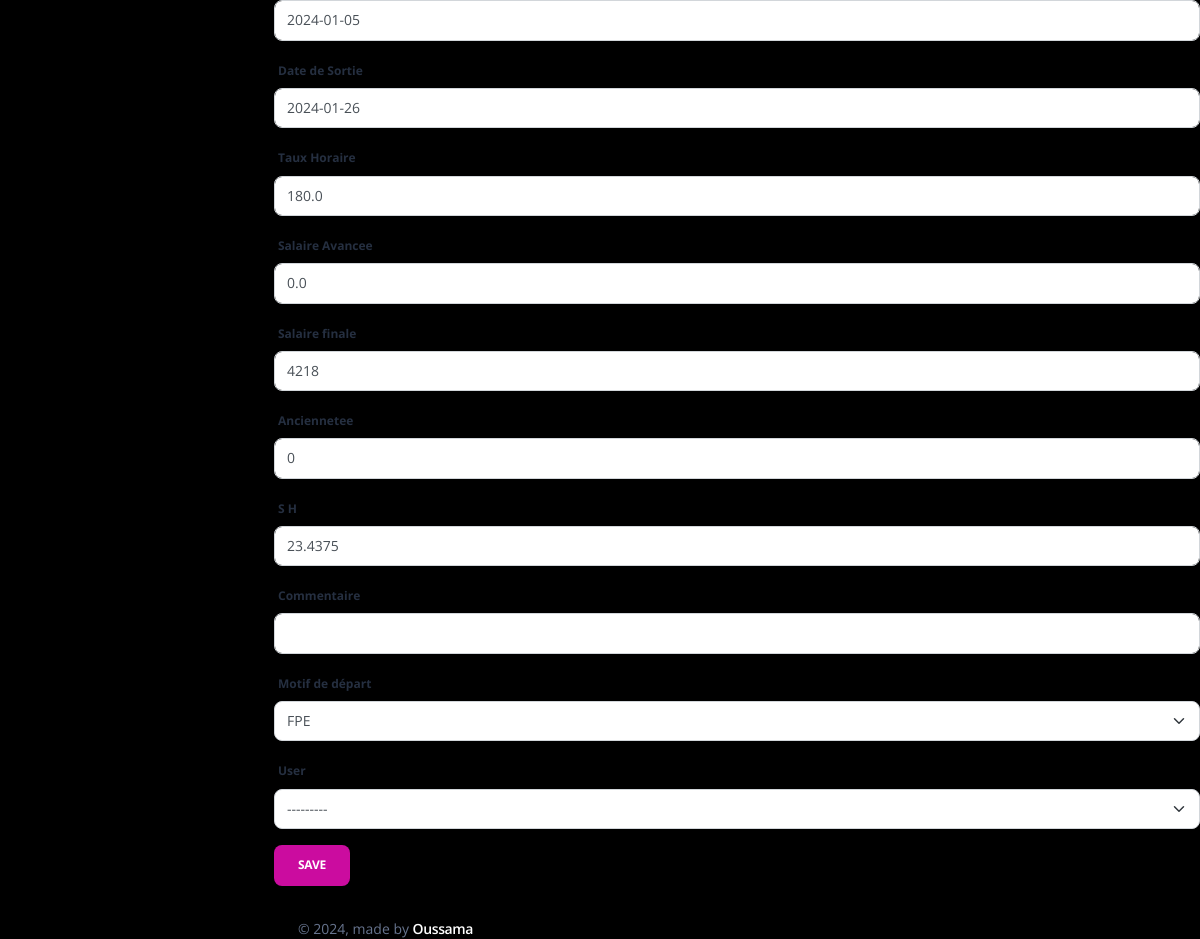
Page /EditC/1 (signed in, lower part) on the earlier database version.
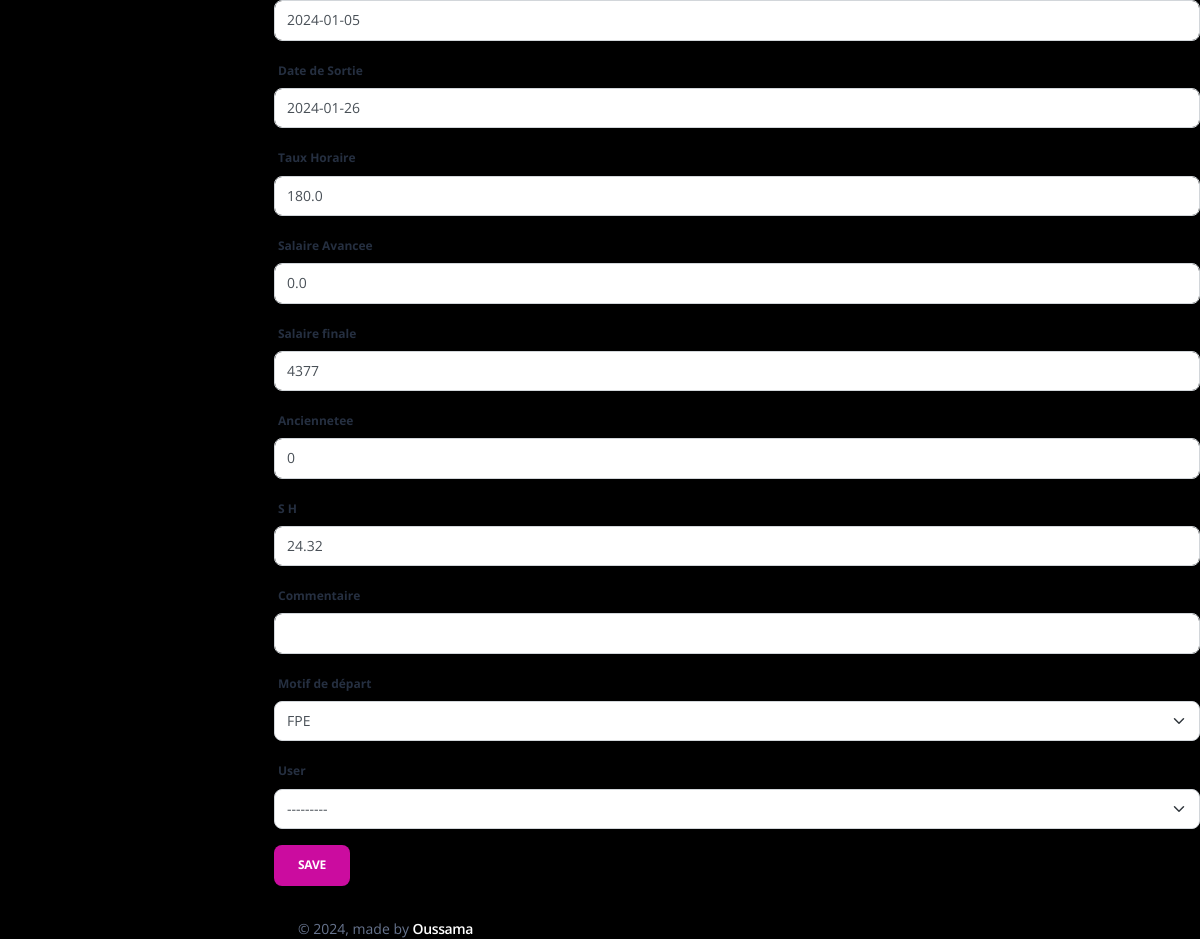
Same page on the later database version.
### admin_Sos/models.py (models this page shows, shortened)
class Collaborateur(models.Model):
    STATUT_statut = (
        ('ACTIF','ACTIF'),
        ('INACTIF','INACTIF'),
        ('FORMATION','FORMATION'),
        ('STAGE','STAGE'),
    )
    STATUT_causededepart = (
        ('Demission','Demission'),
        ('Licenciement','Licenciement'),
        ('FPE','FPE'),
        ('Fin de contrat','Fin de contrat'),
        ('Comportement','Comportement'),
        ('Etudes','Etudes'),
        ('Sans motif(Volantaire)','Sans motif(Volantaire)'),
    )
    Contart = (
        ('Etrange','Etrange'),
        ('Stage','Stage'),
        ('CDD','CDD'),
        ('CDI','CDI'),
    )
    statut_sexe = (
        ('H','H'),
        ('F','F'),
    )
    statut_Poste = (
        ('Agent','Agent'),
        ('Admin','Admin'),
        ('RH','RH'),
    )
    Statut = models.CharField(max_length=10,null=True,blank=True,choices=STATUT_statut)
    Nom = models.CharField(max_length=50,null=True,blank=True)
    Prenom = models.CharField(max_length=50,null=True,blank=True)
    Sexe = models.CharField(max_length=5,null=True,blank=True,choices=statut_sexe)
    Date_de_naissance = models.DateField(null=True,blank=True)
    Age = models.PositiveIntegerField(null=True,blank=True)
    Situation_familiale = models.CharField(max_length=10, null=True,blank=True)
    Nombre_d_enfants = models.FloatField( null=True,blank=True)
    N_CIN =models.CharField(max_length=12 ,null=True,blank=True)
    N_Passeport=models.CharField(max_length=30 ,null=True,blank=True)
    Nationalité=models.CharField(max_length=20,null=True,blank=True)
    Adresse_postale=models.CharField(max_length=200,null=True,blank=True)
    Ville=models.CharField(max_length=20,null=True,blank=True)
    E_mail= models.EmailField(null=True,blank=True)
    N_de_téléphone=models.CharField(max_length=20,null=True,blank=True)
    RIB = models.CharField(max_length=30,null=True,blank=True)
    N_CNSS= models.CharField(max_length=20,null=True,blank=True)
    Type_de_contrat= models.CharField(max_length=10,null=True,blank=True,choices=Contart)
    Salaire_base = models.PositiveBigIntegerField(null=True,blank=True)
    Prime = models.FloatField(default=0,null=True,blank=True)
    Poste = models.CharField(max_length=10,null=True,blank=True,choices=statut_Poste)
    Date_d_entrée = models.DateField(null=True,blank=True)
    Date_de_Sortie = models.DateField(null=True,blank=True)
    Taux_Horaire= models.FloatField(default=0,null=True,blank=True)
    Salaire_Avancee = models.FloatField(default=0,null=True,blank=True)
    salaire_finale = models.IntegerField(null=True,blank=True)
    anciennetee = models.IntegerField(null=True, blank=True)
    S_H = models.FloatField(null=True, blank=True)
    Commentaire = models.CharField(max_length=1000,null=True,blank=True)
    Motif_de_départ = models.CharField(max_length=1000,null=True,blank=True,choices=STATUT_causededepart)
    user =models.OneToOneField(User, null=True,blank=True,on_delete=models.CASCADE)

### admin_Sos/decorators.py (the view)
        def wrapper_func(request,*args, **kwargs):
            group=None
            if request.user.groups.exists():
                group= request.user.groups.all()[0].name
            if group == 'Admin':
                return view_func(request,*args, **kwargs)
            if group == 'Agent':
                return redirect('home')
            else:
                return redirect('login')

### admin_Sos/forms.py
class Collaborateurform(forms.ModelForm):
    class Meta:
        model=Collaborateur
        fields= '__all__'

### admin_Sos/views.py (called while the page is built)
@login_required(login_url='login')
@admin_only
def EditCView(request,id):
    instance= Collaborateur.objects.get(id=id)
    if request.method == "POST":
        form = Collaborateurform(data=request.POST,files=request.FILES,instance=instance)
        if form.is_valid:
            form.save()
            return redirect('table')
    if request.method == "GET":
        form = Collaborateurform(instance=instance)
    return render(request,'admin_/EditC.html',{'form':form,'collaborateur':instance})

### Templates/admin_/EditC.html (shortened to what this page needs)
{% extends 'admin_/Base/homebase_admin.html' %}
{% block body %}{% include 'admin_/content/content_editC.html'%}{% endblock  %}

### Templates/admin_/content/content_editC.html (shortened to what this page needs)
{% load crispy_forms_tags %}
<form method="POST" enctype="multipart/form-data" data-url="{% url 'EditC' id=collaborateur.id %}" class="create-form">
   {{form|crispy}}
   <button type="submit" name="Ajouter" value="Ajouter" class="btn btn-primary">Save</button>
</form>

Differences in the rows shown:
changed Collaborateur "FPE": salaire_finale "4218" → "4377"; S_H "23.4375" → "24.32"
